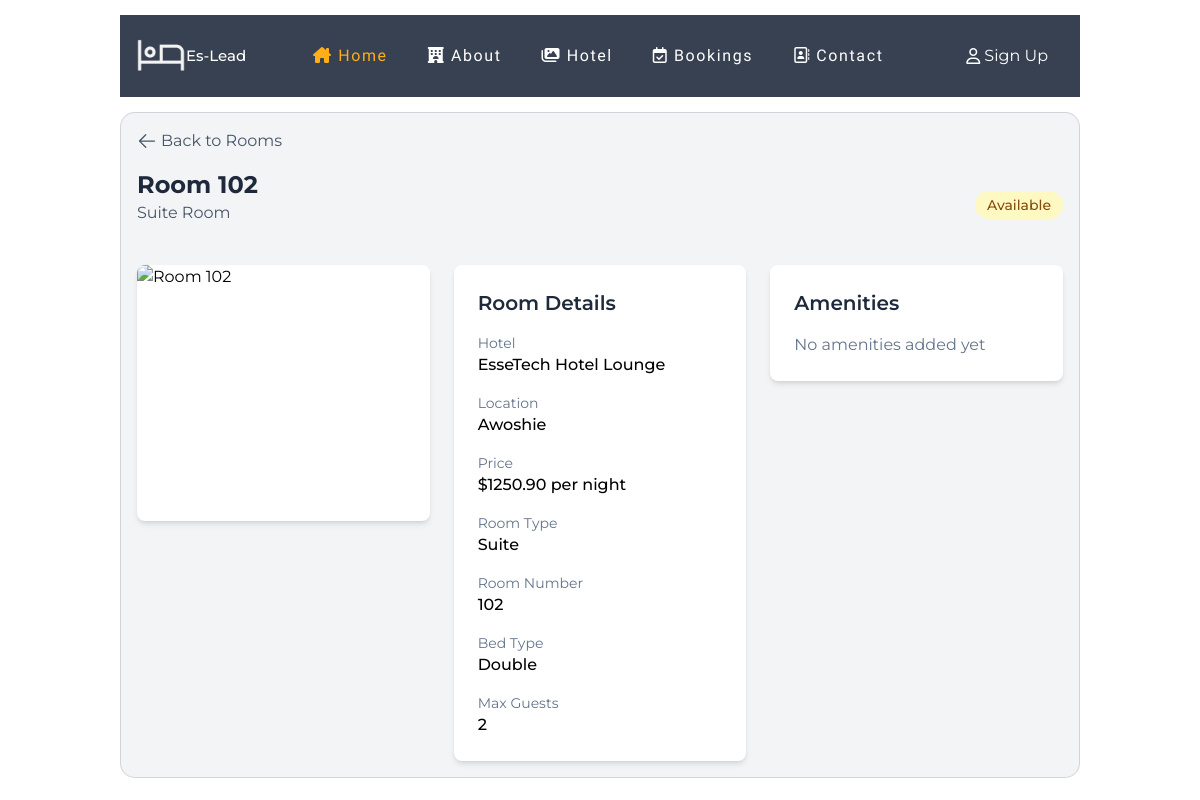
/room_detail/4/, run on an earlier commit of the app's database.
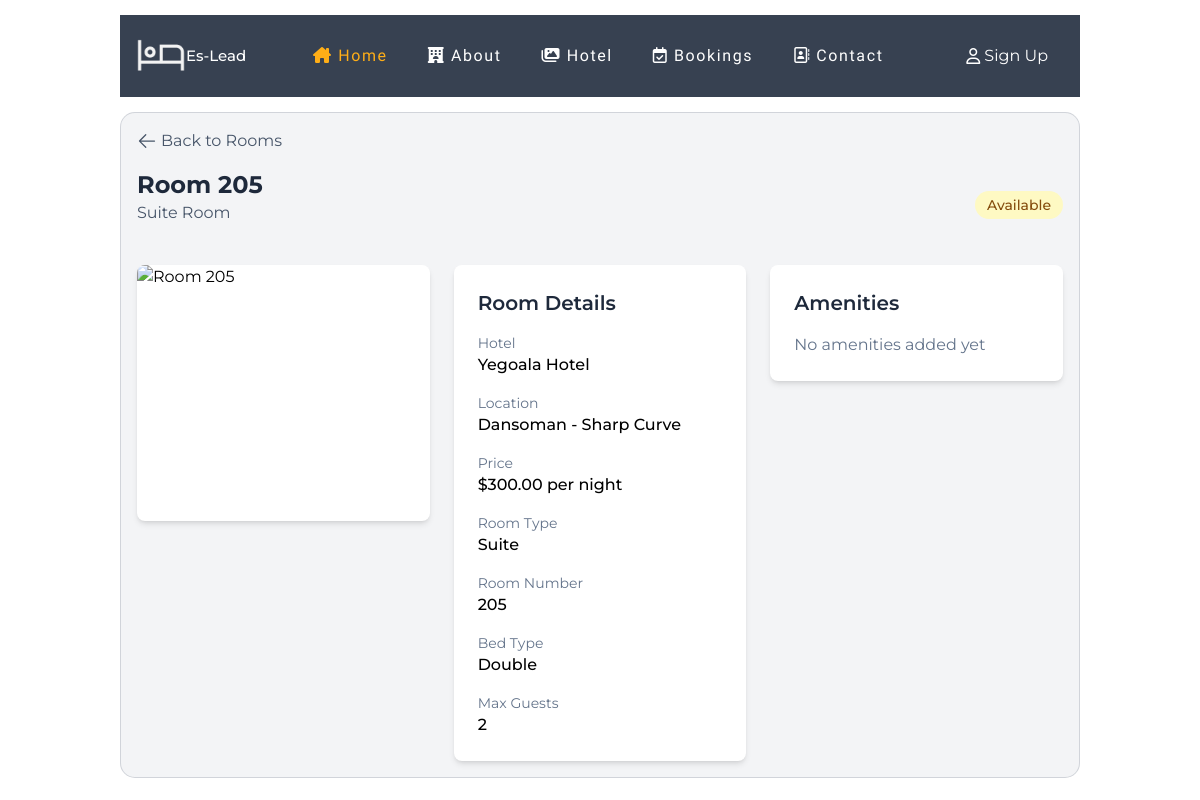
And on a later commit of the database.
### core/models.py (models this page shows, shortened)
class Room(models.Model):
    BED_TYPE_CHOICES = [
        ('single', 'Single'),
        ('double', 'Double'),
        ('queen', 'Queen'),
        ('king', 'King'),
    ]
    ROOM_STATUS_CHOICES = ( # Renamed from STATUS_CHOICES to avoid confusion with Reservation status
        ('Available', _('Available')),
        ('Maintenance', _('Maintenance')),
        ('Occupied', _('Occupied')), # Occupied status should ideally be derived from active reservations
        ('Unavailable', _('Temporarily Unavailable')), # For rooms not 'Maintenance' but out of service
    )
    Room_Type = (
        ('standard', 'Standard'),
        ('suite', 'Suite'),
        ('deluxe', 'Deluxe'),
        ('family', 'Family'),
    )
    room_type = models.CharField(max_length=50, choices=Room_Type, default='single')
    hotel = models.ForeignKey(Hotel, on_delete=models.CASCADE, related_name='rooms', null=True,blank=True)
    price = models.DecimalField(max_digits=10,decimal_places=2,validators=[MinValueValidator(0.01)],blank=True, null=True)  # Prevent zero/negative prices
    amenities = models.ManyToManyField(Amenity, blank=True, related_name='rooms', verbose_name=_("Amenities"))
    status = models.CharField(max_length=20, choices=ROOM_STATUS_CHOICES, default='Available', verbose_name=_("Physical Status"))
    max_guests = models.PositiveIntegerField(default=2,validators=[MinValueValidator(1), MaxValueValidator(10)])
    bed_type = models.CharField(max_length=100,choices=BED_TYPE_CHOICES,default='double')
    room_number = models.CharField(max_length=10, null=True,verbose_name=_("Room Number"))
    image = CloudinaryField(folder='rooms/')
    star_rating = models.ForeignKey(Rating, on_delete=models.SET_NULL,null=True)  # Prevent accidental rating deletion
    created_at = models.DateTimeField(auto_now_add=True, null=True)
    updated_at = models.DateTimeField(auto_now=True)
    class Meta:
        ordering = ('-created_at',)
        verbose_name = 'Room'
        verbose_name_plural = 'Rooms'
        indexes = [
            models.Index(fields=['status', 'price']),
            models.Index(fields=['room_number', 'max_guests']),
        ]

class Hotel(models.Model):
    name = models.CharField(max_length=200)
    phone_number = models.CharField(max_length=20, unique=True, null=True)
    email = models.EmailField(blank=True, null=True)
    location = models.CharField(max_length=100, null=True)
    description = models.TextField(blank=True, null=True)
    amenities = models.ManyToManyField('Amenity', blank=True, related_name='hotels')
    services = models.ManyToManyField('Service', related_name='hotels_services', blank=True) # New Service ManyToMany
    region=models.CharField(choices=RegionChoices, max_length=2, null=True)
    logo = CloudinaryField(folder='logos/', null=True, blank=True)
    hotel_image = CloudinaryField(folder='hotel_images/', null=True, blank=True,verbose_name=_("Hotel Image"))
    created_at = models.DateTimeField(auto_now_add=True,null=True)
    class Meta:
        verbose_name = _("Hotel")
        verbose_name_plural = _("Hotels")
        ordering = ('name',)
        indexes = [
            models.Index(fields=['name']),
            models.Index(fields=['region']),
            models.Index(fields=['-created_at']),
            ]

### core/views.py (the view)
# urls.py: path('room_detail/<int:pk>/', views.room_detail, name='room-detail'),
def room_detail(request, pk):
    room = get_object_or_404(Room, pk=pk)
    context = {
        'room': room
    }
    return render(request, 'detail/room_detail.html',context)

### account/context_processors.py (called while the page is built, shortened)
def hotel_info(request):
    context = {}
    return context

### core/templates/detail/room_detail.html (shortened to what the changed rows need)
{% extends "partials/layout.html" %}
{% load static %}
{% load tailwind_filters %}
{% block main-content %}
{% include "partials/nav.html" %}
    <div class="w-[100%] md:w-[80%] m-auto">
        <div class="transition-all duration-300 bg-gray-100 border border-slate-600 border-opacity-20 rounded-[15px] p-4 ">
            <div class="flex flex-col md:flex-row justify-between items-start md:items-center mb-6">
                <div class="mb-[1rem]">
                    <h1 class="text-2xl font-bold text-slate-800">Room {{ room.room_number }}</h1>
                    <p class="text-slate-600">{{ room.get_room_type_display }} Room</p>
                </div>
                <span class="px-3 py-1 rounded-full text-sm font-medium
                    {% if room.status == 'A' %}bg-green-100 text-green-800
                    {% elif room.status == 'M' %}bg-red-100 text-red-800
                    {% else %}bg-yellow-100 text-yellow-800{% endif %}">
                    {{ room.get_status_display }}
                </span>
            </div>
            <div class="grid grid-cols-1 md:grid-cols-3 gap-6">
                <div class="md:col-span-1">
                    <div class="bg-white rounded-lg shadow-md p-6">
                        <h2 class="text-xl font-semibold mb-4 text-slate-800">Room Details</h2>
                        <div class="space-y-4">
                            <div>
                                <p class="text-sm text-slate-500">Hotel</p>
                                <p class="font-medium">{{ room.hotel.name }}</p>
                            </div>
                            <div>
                                <p class="text-sm text-slate-500">Location</p>
                                <p class="font-medium">{{ room.hotel.location }}</p>
                            </div>
                            <div>
                                <p class="text-sm text-slate-500">Price</p>
                                <p class="font-medium">${{ room.price }} per night</p>
                            </div>
                            <div>
                                <p class="text-sm text-slate-500">Room Type</p>
                                <p class="font-medium capitalize">{{ room.room_type }}</p>
                            </div>
                            <div>
                                <p class="text-sm text-slate-500">Room Number</p>
                                <p class="font-medium capitalize">{{ room.room_number }} </p>
                            </div>
                            <div>
                                <p class="text-sm text-slate-500">Bed Type</p>
                                <p class="font-medium capitalize">{{ room.bed_type }} </p>
                            </div>
                            <div>
                                <p class="text-sm text-slate-500">Max Guests</p>
                                <p class="font-medium">{{ room.max_guests }}</p>
                            </div>
                        </div>
                    </div>
                </div>
                <div class="md:col-span-1">
                    <div class="bg-white rounded-lg shadow-md p-6">
                        <h2 class="text-xl font-semibold mb-4 text-slate-800">Amenities</h2>
                    </div>
                </div>
            </div>
        </div>
    </div>
{% endblock %}

What changed in the data, as far as the page shows it:
changed Room "Suite": room_number "102" → "205"; hotel.name "EsseTech Hotel Lounge" → "Yegoala Hotel"; hotel.location "Awoshie" → "Dansoman - Sharp Curve"; price "1250.90" → "300.00"
